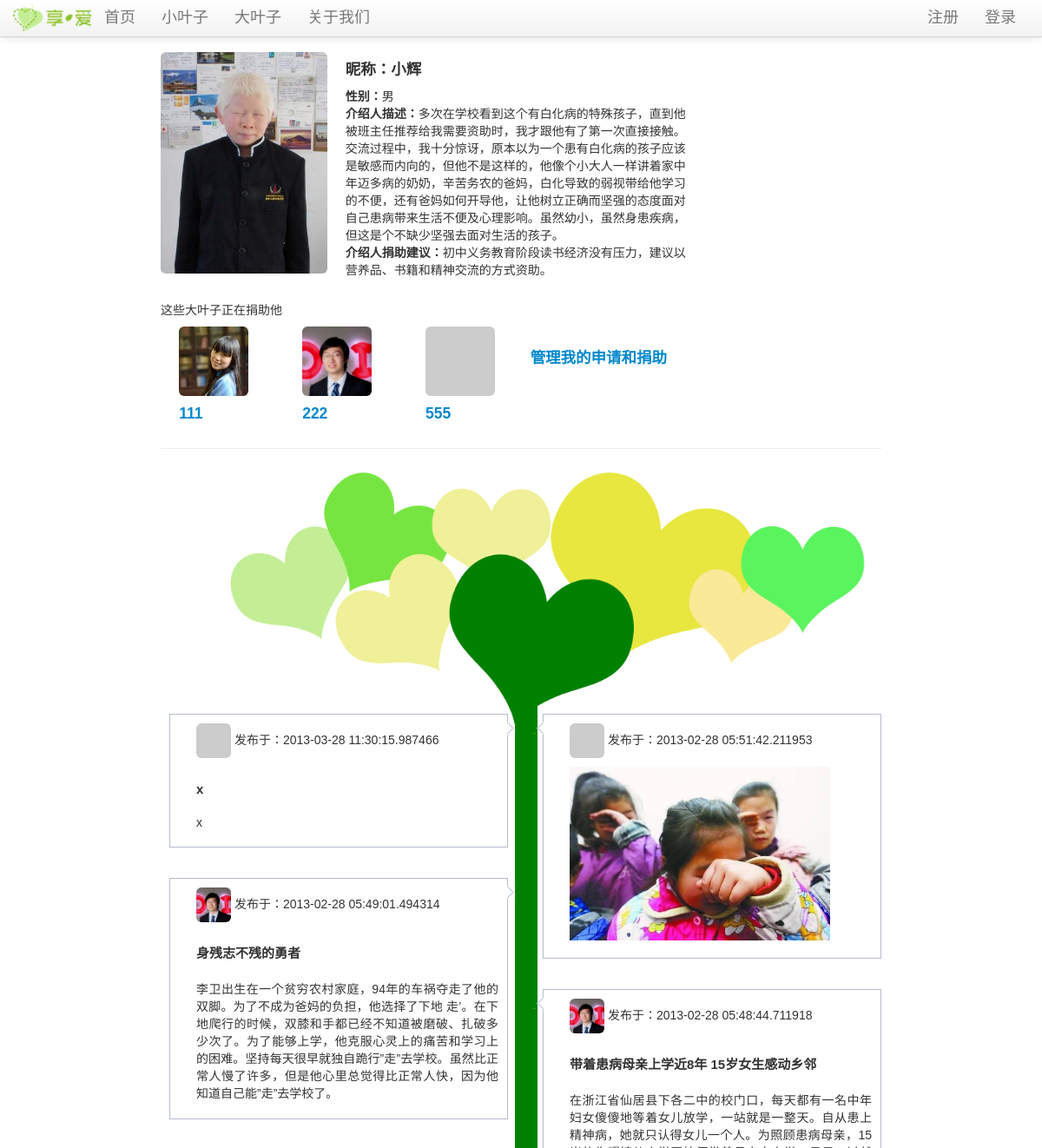
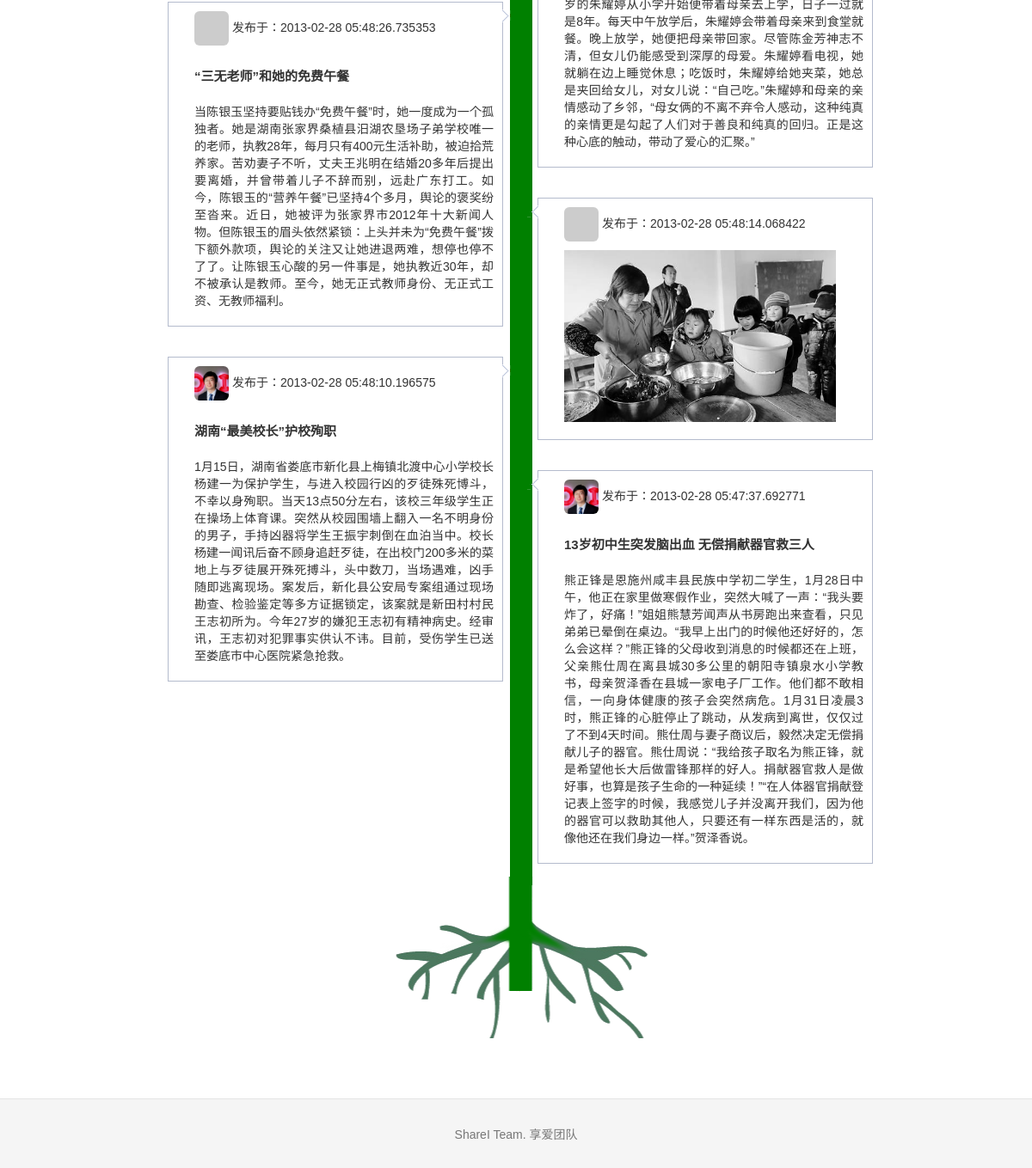
Screenshot of /littleleaf/1 with the database file from the repository (2 pictures, top to bottom).
### tables this page shows
CREATE TABLE lleaf (
	lleaf_id integer primary key autoincrement,
	avatar text,
	nickavatar text,
	lname text,
	lnickname text,
	gender text,
	nationality text,
	age text,
	grade text,
	bday text,
	constellation text,
	school text,
	homeaddress text,
	phone text,
	homeinfo text,
	linfo text,
	ginfo text,
	gadvice text,
	gname text,
	gschool text,
	gbackground text,
	ginfosource text,
	grr text,
	gweibo text,
	gkaixin text,
	status integer not null,
	createtime TIMESTAMP default (datetime('now', 'localtime'))
);

CREATE TABLE donating (
	id integer primary key autoincrement,
	bleaf_id integer,
	lleaf_id integer,
	createtime TIMESTAMP default (datetime('now', 'localtime'))
);

CREATE TABLE bleaf (avatar TEXT, bleaf_id integer PRIMARY KEY, email text, uname text, sex text, ulevel integer, password text, rrurl text, sinawburl text, qqwburl text, createtime TIMESTAMP);

CREATE TABLE blog (
	blog_id integer primary key autoincrement,
	bleaf_id integer not null,
	lleaf_id integer not null,
	title text not null,
	blogtext text not null,
	createtime TIMESTAMP default (datetime('now', 'localtime'))
);

### sharei.py (the view, shortened to what this page needs)
@app.route('/littleleaf/<lleaf_id>', methods=['GET', 'POST'])
def show_littleleaf(lleaf_id):
    littleleaf = query_db('select * from lleaf where lleaf.lleaf_id = ?', [lleaf_id], one=True)
    if littleleaf is None:
        error = 'Invalid little leaf id'
        return render_template('littleleaf.html', error=error)
    blogs = query_db('select blog.blog_id as blog_id, blog.bleaf_id as bleaf_id, blog.lleaf_id as lleaf_id, blog.title as title, \
            blog.blogtext as blogtext, bleaf.avatar as avatar, bleaf.uname as uname , blog.createtime as createtime \
            from blog join bleaf on blog.bleaf_id = bleaf.bleaf_id where blog.lleaf_id = ? order by blog.createtime desc', [lleaf_id])
    donaters = query_db('select donating.bleaf_id, bleaf.avatar, bleaf.uname from donating join bleaf on donating.bleaf_id = bleaf.bleaf_id where donating.lleaf_id = ?', [lleaf_id])
    raiser = query_db('select raising.bleaf_id as bleaf_id, bleaf.avatar as avatar, bleaf.uname as uname from raising join bleaf on raising.bleaf_id = bleaf.bleaf_id where raising.lleaf_id = ?', [lleaf_id], True)
    applyers = query_db('select applying.bleaf_id, bleaf.avatar, bleaf.uname from applying join bleaf on applying.bleaf_id = bleaf.bleaf_id where applying.lleaf_id = ?', [lleaf_id])
    return render_template('littleleaf_timeline.html', littleleaf=littleleaf, blogs=blogs, donaters=donaters, raiser=raiser, applyers=applyers)

### sharei.py (called while the page is built)
def get_db():
    top = _app_ctx_stack.top
    if not hasattr(top, 'sqlite_db'):
        top.sqlite_db = sqlite3.connect(app.config['DATABASE'])
        top.sqlite_db.row_factory = sqlite3.Row
    return top.sqlite_db

@app.teardown_appcontext
def close_database(exception):
    top = _app_ctx_stack.top
    if hasattr(top, 'sqlite_db'):
        top.sqlite_db.close()

def query_db(query, args=(), one=False):
    cur = get_db().execute(query, args)
    rv = cur.fetchall()
    return (rv[0] if rv else None) if one else rv

@app.before_request
def before_request():
    g.bleaf = None
    if 'bleaf_id' in session:
        g.bleaf = query_db('select * from bleaf where bleaf_id = ?', [session['bleaf_id']], one=True)

### templates/littleleaf_timeline.html (shortened to what this page needs)
{% extends "layout.html" %}
{% block body %}
<div class="container-fluid">
  <div class="row-fluid">
    <div class="span3">
        <img src={{ littleleaf.avatar }} style="width:200px" class="img-rounded">
    </div>
    <div class="span6" style="text-align : left;background-color:#FFFFFF; padding-left:20">
      <h4><b>昵称：</b>{{littleleaf.lnickname}}</h4>
      <p><b>性别：</b>{{littleleaf.gender}}<br>
      <b>介绍人描述：</b>{{littleleaf.ginfo}}<br>
      <b>介绍人捐助建议：</b>{{littleleaf.gadvice}}<br>
    </div>
  </div><br>
  <div class="row-fluid">
  {% if littleleaf.status == 1 %}
    <a class="btn" href="{{ url_for('raise_leaf', lleaf_id=littleleaf.lleaf_id) }}">发起捐助</a><br>
    <a href="{{ url_for('show_bigleaf', bleaf_id=session.bleaf_id) }}" target="_blank"><h4>管理我的申请和捐助</h4></a><br>
  {% elif littleleaf.status == 3 %}
    <p>这些大叶子正在捐助{% if littleleaf.gender == '男' %}他 {% else %}她{% endif %}
      {% for donater in donaters %}
        <div class="span2">
          <img src={{donater.avatar}} style="width:80px" class="img-rounded">
          <a href="{{ url_for('show_bigleaf', bleaf_id=donater.bleaf_id) }}" target="_blank"><h4>{{donater.uname}}</h4></a>
        </div>
      {% endfor %}
      <br>
    <a href="{{ url_for('show_bigleaf', bleaf_id=session.bleaf_id) }}" target="_blank"><h4>管理我的申请和捐助</h4></a><br>
  {% endif %}
</div>
  <hr>
  <div class="container-fluid">
  <img src="/static/img/treehead.png" style="margin-left:31px;margin-bottom:-60px">
  </div>
  <div id="tl_container">
    <div class="tl_timeline_container">
      <div class="tl_timeline">
      </div>
      {%if blogs %}
        {% for blog in blogs %}
        <div class="tl_item">
          <div class="tl_inner">
            {% if blog.title == "image" %}
              <p>
               <a href="{{ url_for('show_bigleaf', bleaf_id=blog.bleaf_id) }}" target="_blank">
                  <img src={{blog.avatar}} style="width:40px" class="img-rounded">
                </a>
                发布于：{{blog.createtime}}
                <div style="height:200px">
                  <img src= {{blog.blogtext }} style="height:200px">
                </div>
              </p>
            {% else %}
                <a href="{{ url_for('show_bigleaf', bleaf_id=blog.bleaf_id) }}" target="_blank">
                  <img src={{blog.avatar}} style="width:40px" class="img-rounded">
                </a>
                发布于：{{blog.createtime}}
                <h2><a href="{{ url_for('show_blog', blog_id=blog.blog_id) }}" target="_blank">{{blog.title}}</a></h2>
                <p>{{blog.blogtext}}</p>
            {% endif %}
          </div>
        </div>
        {% endfor %}
      {% endif %}
    </div>
  </div>
  <div class="container-fluid">
  <img src="/static/img/treeroot.png" style="margin-left:9px">
  </div>
</div>
{% endblock %}

### static/css/docs.css (style rules this page uses)
body { position: relative; padding-top: 40px; }

### templates/layout.html (style rules this page uses)
body { padding-top: 60px; font: 14px "微软雅黑", Verdana, Arial, Sans-serif; }
#tl_container { position:relative; width:860px; margin:0 auto; }
.tl_item { width:368px; margin:20px 10px 15px; padding-left:20px;float:left; background:#fff; border:1px solid #b4bbcd; text-align:justify; word-wrap:break-word; }
.tl_inner { padding:10px; }
.tl_inner h2 { margin-bottom:10px; }
.tl_inner h2 a { font-size:15px; color:#333; text-decoration:none; }
.tl_timeline_container { display:block; width:16px; height:100%; margin:0 auto;text-align:center; cursor:pointer; }
.tl_timeline { display:block; width:26px; height:100%; margin:0 auto; overflow:hidden; font-size:0; float:left; position:absolute; left:408px; top:10px; background-color:#008000; }

### rows the page displays
lleaf: avatar (picture), lnickname "小辉", gender "男", ginfo "多次在学校看到这个有白化病的特殊孩子，直到他被班主任推荐给我需要资助时，我才跟他有了第一次直接接触。交流过程中，我十分惊讶，原本以为一个患有白化病的孩子应该是敏感而内向的，但他不是这样的，他像个小大人一样讲着家中年迈多病的奶奶，辛苦务农的爸妈，白化导致的弱视带给他学习的不便，还有爸妈如何开导他，让他树立正确而坚强的态度面对自己患病带来生活不便及心理影响。虽然幼小，虽然身患疾病，但这是个不缺少坚强去面对生活的孩子。", gadvice "初中义务教育阶段读书经济没有压力，建议以营养品、书籍和精神交流的方式资助。"
donating: avatar (picture), uname "111"
donating: avatar (picture), uname "222"
donating: uname "555"
blog: createtime "2013-03-28 11:30:15.987466", title "x", blogtext "x"
blog: createtime "2013-02-28 05:51:42.211953", blogtext (picture)
blog: avatar (picture), createtime "2013-02-28 05:49:01.494314", title "身残志不残的勇者", blogtext "李卫出生在一个贫穷农村家庭，94年的车祸夺走了他的双脚。为了不成为爸妈的负担，他选择了下地 走’。在下地爬行的时候，双膝和手都已经不知道被磨破、扎破多少次了。为了能够上学，他克服心灵上的痛苦和学习上的困难。坚持每天很早就独自跪行”走”去学校。虽然比正常人慢了许多，但是他心里总觉得比正常人快，因为他知道自己能”走”去学校了。"
blog: avatar (picture), createtime "2013-02-28 05:48:44.711918", title "带着患病母亲上学近8年 15岁女生感动乡邻", blogtext "在浙江省仙居县下各二中的校门口，每天都有一名中年妇女傻傻地等着女儿放学，一站就是一整天。自从患上精神病，她就只认得女儿一个人。为照顾患病母亲，15岁的朱耀婷从小学开始便带着母亲去上学，日子一过就是8年。每天中午放学后，朱耀婷会带着母亲来到食堂就餐。晚上放学，她便把母亲带回家。尽管陈金芳神志不清，但女儿仍能感受到深厚的母爱。朱耀婷看电视，她就躺在边上睡觉休息；吃饭时，朱耀婷给她夹菜，她总是夹回给女儿，对女儿说：“自己吃。”朱耀婷和母亲的亲情感动了乡邻，“母女俩的不离不弃令人感动，这种纯真的亲情更是勾起了人们对于善良和纯真的回归。正是这种心底的触动，带动了爱心的汇聚。”"
blog: createtime "2013-02-28 05:48:26.735353", title "“三无老师”和她的免费午餐", blogtext "当陈银玉坚持要贴钱办“免费午餐”时，她一度成为一个孤独者。她是湖南张家界桑植县汨湖农垦场子弟学校唯一的老师，执教28年，每月只有400元生活补助，被迫拾荒养家。苦劝妻子不听，丈夫王兆明在结婚20多年后提出要离婚，并曾带着儿子不辞而别，远赴广东打工。如今，陈银玉的“营养午餐”已坚持4个多月，舆论的褒奖纷至沓来。近日，她被评为张家界市2012年十大新闻人物。但陈银玉的眉头依然紧锁：上头并未为“免费午餐”拨下额外款项，舆论的关注又让她进退两难，想停也停不了了。让陈银玉心酸的另一件事是，她执教近30年，却不被承认是教师。至今，她无正式教师身份、无正式工资、无教师福利。"
blog: createtime "2013-02-28 05:48:14.068422", blogtext (picture)
blog: avatar (picture), createtime "2013-02-28 05:48:10.196575", title "湖南“最美校长”护校殉职", blogtext "1月15日，湖南省娄底市新化县上梅镇北渡中心小学校长杨建一为保护学生，与进入校园行凶的歹徒殊死博斗，不幸以身殉职。当天13点50分左右，该校三年级学生正在操场上体育课。突然从校园围墙上翻入一名不明身份的男子，手持凶器将学生王振宇刺倒在血泊当中。校长杨建一闻讯后奋不顾身追赶歹徒，在出校门200多米的菜地上与歹徒展开殊死搏斗，头中数刀，当场遇难，凶手随即逃离现场。案发后，新化县公安局专案组通过现场勘查、检验鉴定等多方证据锁定，该案就是新田村村民王志初所为。今年27岁的嫌犯王志初有精神病史。经审讯，王志初对犯罪事实供认不讳。目前，受伤学生已送至娄底市中心医院紧急抢救。"
blog: avatar (picture), createtime "2013-02-28 05:47:37.692771", title "13岁初中生突发脑出血 无偿捐献器官救三人", blogtext "熊正锋是恩施州咸丰县民族中学初二学生，1月28日中午，他正在家里做寒假作业，突然大喊了一声：“我头要炸了，好痛！”姐姐熊慧芳闻声从书房跑出来查看，只见弟弟已晕倒在桌边。“我早上出门的时候他还好好的，怎么会这样？”熊正锋的父母收到消息的时候都还在上班，父亲熊仕周在离县城30多公里的朝阳寺镇泉水小学教书，母亲贺泽香在县城一家电子厂工作。他们都不敢相信，一向身体健康的孩子会突然病危。1月31日凌晨3时，熊正锋的心脏停止了跳动，从发病到离世，仅仅过了不到4天时间。熊仕周与妻子商议后，毅然决定无偿捐献儿子的器官。熊仕周说：“我给孩子取名为熊正锋，就是希望他长大后做雷锋那样的好人。捐献器官救人是做好事，也算是孩子生命的一种延续！”“在人体器官捐献登记表上签字的时候，我感觉儿子并没离开我们，因为他的器官可以救助其他人，只要还有一样东西是活的，就像他还在我们身边一样。”贺泽香说。"
